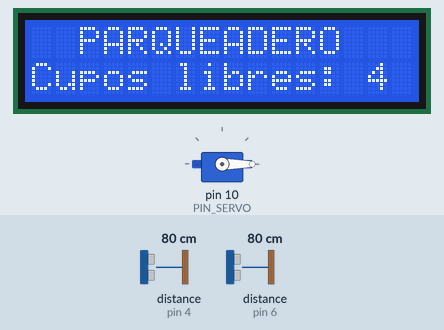
Simulated run of this sketch. Board: Arduino Uno, built with avr-gcc and run on an emulated ATmega328P. Parts: 16×2 character LCD, servo. Wiring (inferred from the names in the program): 2 × ultrasonic range finder: trigger pin 3, echo pin 6 / trigger pin 5, echo pin 4. The inputs (shaded band) are chosen by the test bench; at power-on: distance to the obstacle (sensors on pin 4, pin 6) 80 cm. The echo pulse lasts 58.3 µs per cm; what the sketch prints to the serial monitor is not drawn.

Above: at 2.8 s.
2.9 s: distance to the obstacle (sensor on pin 4) set to 17 cm
4.4 s: distance to the obstacle (sensor on pin 4) set to 14 cm
At 5.4 s:
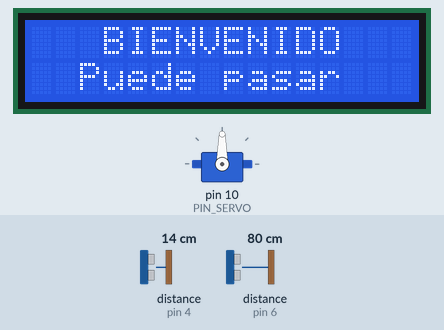
At 11.8 s:
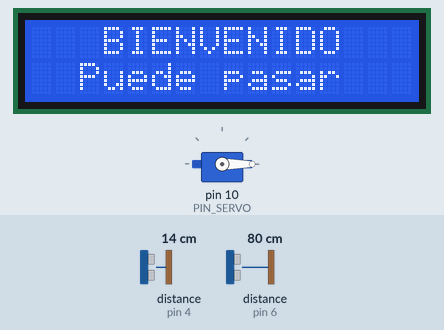
Timing chart, 0 to 12.0 s (numbered marks = the images above; inputs shaded):
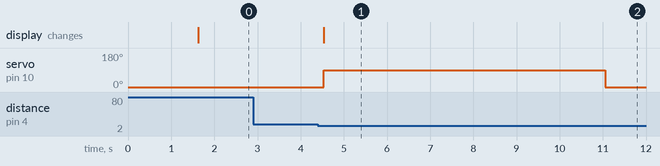

The sketch:

CodigoP.ino
```cpp
// PARQUEADERO: barrera + contador de cupos + LCD I2C
// 2 sensores HC-SR04, servo (barrera) y LCD 16x2 I2C (version FISICA)
// Los eventos tambien salen por el Serial Monitor.

#include <Servo.h>
#include <Wire.h>
#include <LiquidCrystal_I2C.h>

// ---- Pines ----
const int TRIG_ENTRADA = 5;
const int ECHO_ENTRADA = 4;
const int TRIG_SALIDA  = 3;
const int ECHO_SALIDA  = 6;
const int PIN_SERVO    = 10;
// LCD I2C: SDA y SCL (pines dedicados del Arduino, junto a AREF)

// ---- Configuracion ----
const byte LCD_DIR = 0x27;                   // direccion I2C (si no muestra nada, prueba 0x3F)
const int CUPOS_TOTALES = 4;                 // capacidad del parqueadero
const int DIST_DETECCION = 15;               // cm: menos de esto = hay carro
const int ANGULO_CERRADA = 0;
const int ANGULO_ABIERTA = 90;
const unsigned long ESPERA_MAX_MS = 6000;    // tiempo maximo con la barrera arriba
const bool DEPURAR = true;                   // true = distancias en el Serial Monitor

LiquidCrystal_I2C lcd(LCD_DIR, 16, 2);
Servo barrera;
int cuposLibres = CUPOS_TOTALES;

// Mide la distancia en cm (999 si no hay eco)
long medirDistancia(int trig, int echo) {
  digitalWrite(trig, LOW);
  delayMicroseconds(2);
  digitalWrite(trig, HIGH);
  delayMicroseconds(10);
  digitalWrite(trig, LOW);
  long duracion = pulseIn(echo, HIGH, 30000);
  if (duracion == 0) return 999;
  return duracion * 0.0343 / 2;
}

bool hayCarro(int trig, int echo) {
  return medirDistancia(trig, echo) < DIST_DETECCION;
}

void mensaje(const char* linea1, const char* linea2) {
  lcd.clear();
  lcd.setCursor(0, 0);
  lcd.print(linea1);
  lcd.setCursor(0, 1);
  lcd.print(linea2);
}

void mostrarCupos() {
  lcd.clear();
  lcd.setCursor(0, 0);
  lcd.print("  PARQUEADERO");
  lcd.setCursor(0, 1);
  if (cuposLibres > 0) {
    lcd.print("Cupos libres: ");
    lcd.print(cuposLibres);
  } else {
    lcd.print("  * LLENO *");
  }
}

// Abre la barrera, espera a que el carro llegue al otro sensor y
// se aleje (o se acabe el tiempo), y la cierra
void dejarPasar(int trigOtro, int echoOtro) {
  barrera.write(ANGULO_ABIERTA);
  unsigned long inicio = millis();
  bool llegoAlOtro = false;
  while (millis() - inicio < ESPERA_MAX_MS) {
    if (hayCarro(trigOtro, echoOtro)) {
      llegoAlOtro = true;
    } else if (llegoAlOtro) {
      break;                                 // ya paso y el sensor quedo libre
    }
    delay(50);
  }
  delay(500);
  barrera.write(ANGULO_CERRADA);
}

// Espera a que ningun sensor tenga un objeto enfrente
void esperarViaLibre() {
  while (hayCarro(TRIG_ENTRADA, ECHO_ENTRADA) || hayCarro(TRIG_SALIDA, ECHO_SALIDA)) {
    delay(100);
  }
}

void setup() {
  Serial.begin(9600);

  lcd.init();                                // primero la pantalla
  lcd.backlight();
  mensaje("  BIENVENIDO", " Sistema listo");
  delay(1500);

  pinMode(TRIG_ENTRADA, OUTPUT);
  pinMode(ECHO_ENTRADA, INPUT);
  pinMode(TRIG_SALIDA, OUTPUT);
  pinMode(ECHO_SALIDA, INPUT);

  barrera.attach(PIN_SERVO);                 // despues el servo
  barrera.write(ANGULO_CERRADA);

  mostrarCupos();
  Serial.println("Sistema listo");
  Serial.print("Cupos libres: ");
  Serial.println(cuposLibres);
}

void loop() {
  long dEntrada = medirDistancia(TRIG_ENTRADA, ECHO_ENTRADA);
  delay(30);                                 // evita que un eco afecte al otro sensor
  long dSalida = medirDistancia(TRIG_SALIDA, ECHO_SALIDA);

  if (DEPURAR) {
    Serial.print("Entrada: ");
    Serial.print(dEntrada);
    Serial.print(" cm | Salida: ");
    Serial.print(dSalida);
    Serial.print(" cm | Libres: ");
    Serial.println(cuposLibres);
  }

  bool carroEntrada = dEntrada < DIST_DETECCION;
  bool carroSalida  = dSalida  < DIST_DETECCION;

  // Carro que quiere ENTRAR
  if (carroEntrada && !carroSalida) {
    if (cuposLibres > 0) {
      cuposLibres--;                         // se registra el carro
      Serial.println(">> Entra un carro");
      mensaje("   BIENVENIDO", "  Puede pasar");
      dejarPasar(TRIG_SALIDA, ECHO_SALIDA);
      esperarViaLibre();
      mostrarCupos();
      Serial.print("Cupos libres: ");
      Serial.println(cuposLibres);
    } else {
      Serial.println(">> LLENO: no hay cupos");
      mensaje("  * LLENO *", " No hay cupos");
      delay(1500);
      mostrarCupos();
    }
  }

  // Carro que quiere SALIR
  else if (carroSalida && !carroEntrada) {
    if (cuposLibres < CUPOS_TOTALES) {
      cuposLibres++;                         // el cupo queda libre
      Serial.println(">> Sale un carro");
      mensaje("  HASTA PRONTO", "  Puede salir");
      dejarPasar(TRIG_ENTRADA, ECHO_ENTRADA);
      esperarViaLibre();
      mostrarCupos();
      Serial.print("Cupos libres: ");
      Serial.println(cuposLibres);
    } else {
      Serial.println(">> No hay carros adentro");
      mensaje(" Sin carros", " adentro");
      delay(1500);
      mostrarCupos();
    }
  }

  delay(50);
}
```

Measured:
- the behaviour switches between 16 and 15 cm on distance to the obstacle (sensor on pin 4) (found by bisection; images 0 and 1)
- after the input at 2.9 s, every drawn part: stays the same
- after the input at 4.4 s, servo on pin 10 (PIN_SERVO): 0° → 90° after 0.14 s, → 0° 6.5 s later; the display: changes after 0.14 s (image 1)
